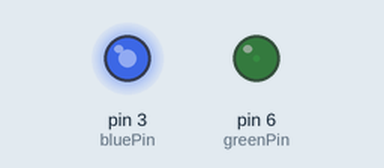
Simulated run of this sketch. Board: Arduino Uno, built with avr-gcc and run on an emulated ATmega328P. On the bench: output pins drawn as LEDs (lit = HIGH).

Above: at 0.05 s.
At 0.65 s:
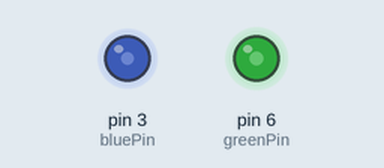
At 1.05 s:
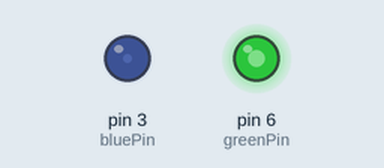
At 2.1 s:
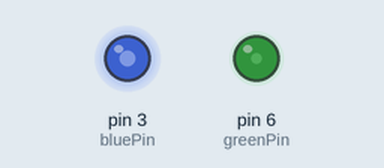
Timing chart, 0 to 5.5 s (numbered marks = the images above):
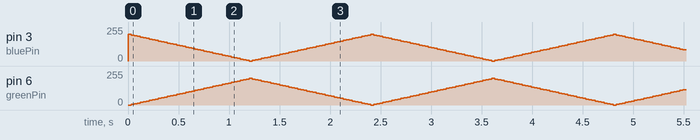

The sketch:

BlueGreenPinFade.pde
```cpp
int redPin = 9;    // RED pin of the LED to PWM pin 9
int greenPin = 6;  // GREEN pin of the LED to PWM pin 6
int bluePin = 3;   // BLUE pin of the LED to PWM pin 3

int STEPSIZE = 5;
int BRIGHTNESS = 200;
int DELAY = 30;


void setup()
{
  // nothing for setup
}

void loop()
{
  for(int r = 0; r < BRIGHTNESS; r+=STEPSIZE)
  {
    analogWrite(bluePin, (BRIGHTNESS-r));  // Blue fades to Green
    analogWrite(greenPin, r);
    delay(DELAY);
  }
  for(int r = 0; r < BRIGHTNESS; r+=STEPSIZE)
  {

    analogWrite(greenPin, (BRIGHTNESS-r));  // Green fades to Blue
    analogWrite(bluePin, r);
    delay(DELAY);
  }
}
```
